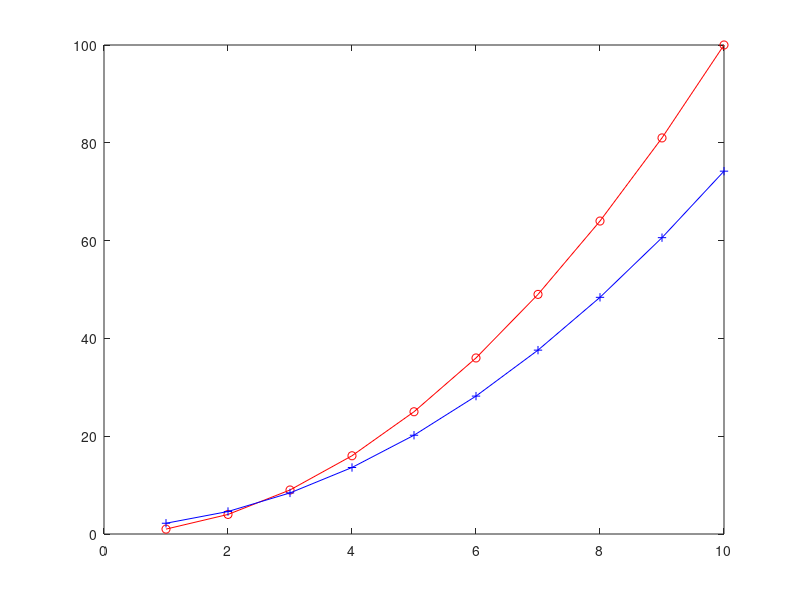

This figure's MATLAB source:
%--------------------------------------------------------------------------
% Vectors.m
%--------------------------------------------------------------------------
%
% some simple vector operations
%

echo on

x = [1 2 3 4 5 6 7 8 9 10]
y = [1^2 2^2 3^2 4^2 5^2 6^2 7^2 8^2 9^2 10^2]
n = length(x)

pause(5)

n = 10
u = 1:n
v = zeros(1,n);
for i=1:n;
  v(i) = u(i)^2;
end;
v

pause(5)

n = 10
p = 1:n
q = p.^2
plot(p,q)

pause(5)

c = linspace(1,n,10)
d = c.^2
plot(c,d,'r-')  % plot red lines (instead of blue default)

pause(5)

e = linspace(1,n,10)
f = e.^2
g = 0.7*e.^2 + 0.3*e + 1.2
plot(e,f,'ro-', e,g,'b+-')
% this makes two overlaid plots, one with red circles, one with blue +'s

echo off


